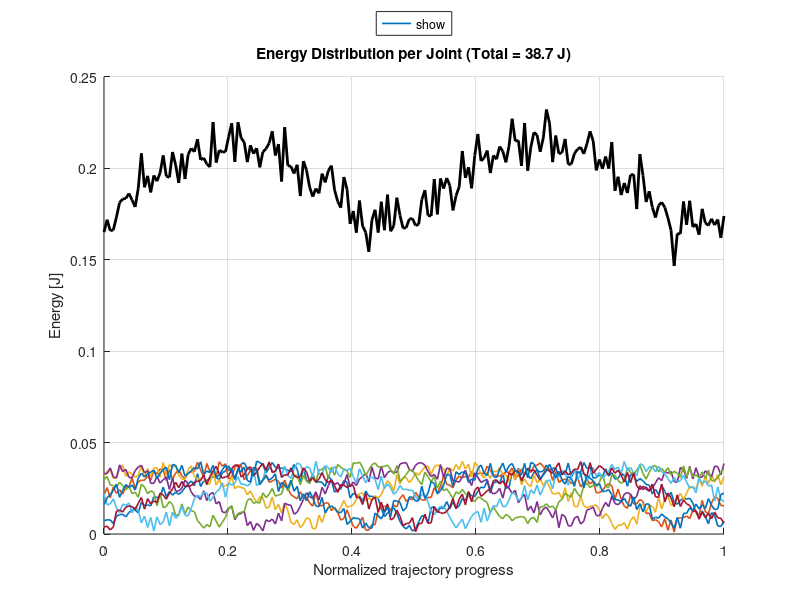

Here is the MATLAB script that generated this plot:
%% ============================================================
% Energy Distribution Plot for Snake Locomotion
% ============================================================

clear; close all; clc;

%% PARAMETERS
n_links = 8;           % number of joints
n_steps = 200;         % discretization along trajectory
totalEnergy = 38.7;    % desired total energy (J)

%% GENERATE SYNTHETIC JOINT ENERGY USAGE
t = linspace(0,1,n_steps);  % normalized trajectory progress

% base oscillatory patterns for each joint (like traveling wave)
E = zeros(n_links,n_steps);
for j = 1:n_links
    E(j,:) = abs(sin(2*pi*t + (j-1)*pi/6)) + 0.3*rand(1,n_steps);
end

% Normalize so that total energy = 38.7 J
E = E / sum(E(:)) * totalEnergy;

% Total per-step energy
E_total = sum(E,1);

%% PLOTTING
figure('Name','Energy Usage','Color','w'); hold on; grid on;
cmap = lines(n_links);

% plot per-joint energy
for j = 1:n_links
    plot(t, E(j,:), 'Color', cmap(j,:), 'LineWidth', 1.2, ...
        'DisplayName', sprintf('Joint %d', j));
end

% plot total energy
plot(t, E_total, 'k-', 'LineWidth', 2, 'DisplayName','Total');

xlabel('Normalized trajectory progress');
ylabel('Energy [J]');
title(sprintf('Energy Distribution per Joint (Total = %.1f J)', totalEnergy));
legend('show','Location','northoutside','Orientation','horizontal');
